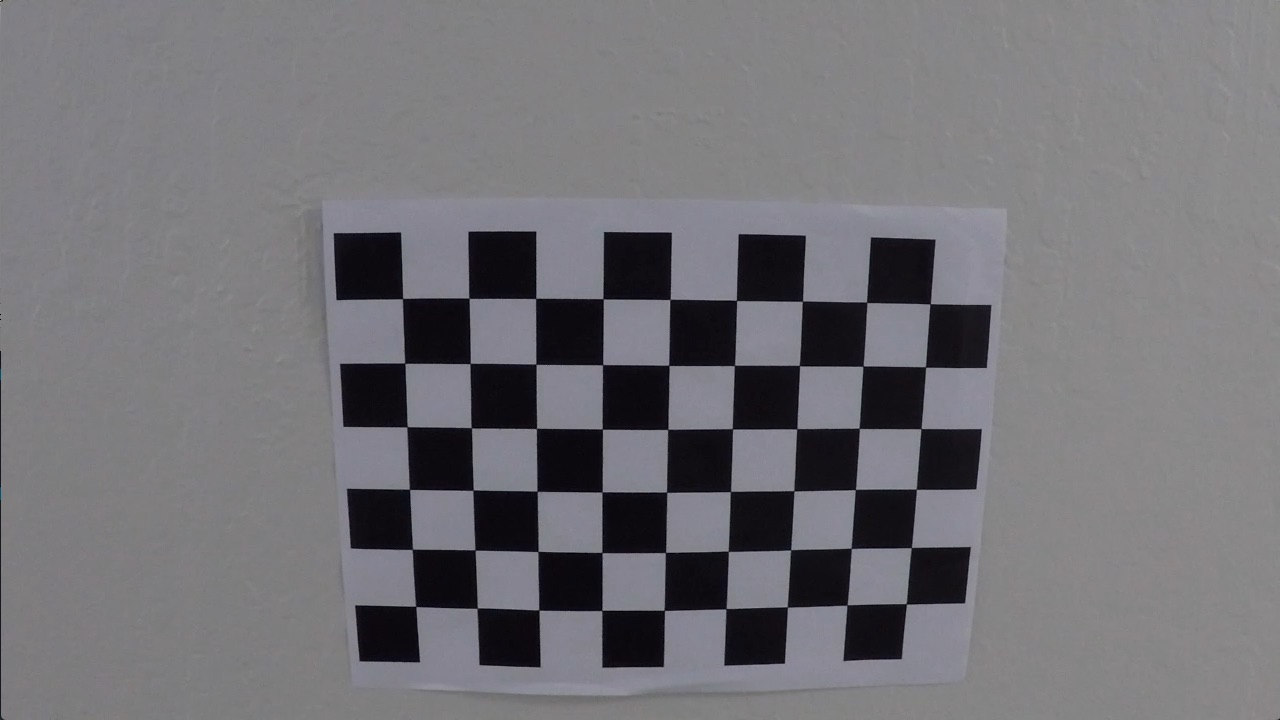
#> input picture test_images/camera_cal/calibration17.jpg, 1280 x 720 px, found by its file name; its folder holds 5 pictures in this run
$ python camera_calibrator.py
#> lines starting #> are read from the running program, lines starting #| are printed output that depends on the picture
import numpy as np
import cv2
import glob
import os
import pickle


# Function that calibrate the camera using chessboard images
# [48 lines left out: function camera_calibrator, not called in this run]


# The calibration process only needs to be executed once
# Then we can serialize and store the camera calibration matrix and the distortion coefficients to a pickle file
# So that we can use them without executing calibration process each and every time
def load_pickle():
    if os.path.exists(r"algo2_dependencies\camera_calibration.p"):
        with open(r"algo2_dependencies\camera_calibration.p", "rb") as file:
#> (reads algo2_dependencies/camera_calibration.p from the repository)
            data = pickle.load(file)
            cam_mtx, dist_coeffs = data['cam_mtx'], data['dist_coeffs']
            print(
                "The saved camera calibration matrix and distortion coefficients are loaded.")
    else:
        cam_mtx, dist_coeffs = camera_calibrator()
        with open(r"algo2_dependencies\camera_calibration.p", "wb") as file:
            pickle.dump({'cam_mtx': cam_mtx, 'dist_coeffs': dist_coeffs}, file)

    return cam_mtx, dist_coeffs


cam_mtx, dist_coeffs = load_pickle()


# Function to undistort the image
def undistort_image(img):
    img_gray = cv2.cvtColor(img, cv2.COLOR_BGR2GRAY)
    undist_img = cv2.undistort(img_gray, cam_mtx, dist_coeffs, None, cam_mtx)
    return undist_img


# Test code
img = cv2.imread(r"test_images\camera_cal\calibration17.jpg")
#> img is the input picture: shape (720, 1280, 3); mean B, G, R 118, 113.8, 114.9

out_img = undistort_image(img)
#> in undistort_image, `undist_img = cv2.undistort(img_gray, cam_mtx, dist_coeffs, None, cam_m..`:
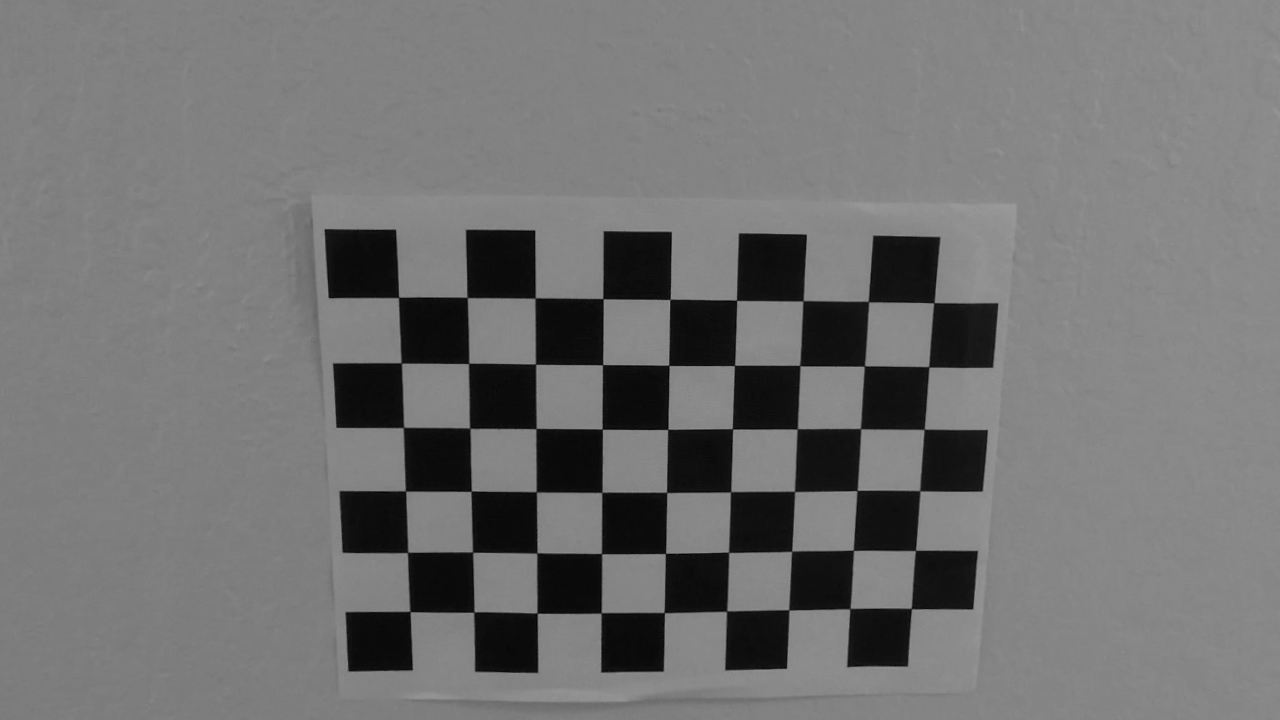
#> undist_img: shape (720, 1280); min 2, max 154, mean 113.9

cv2.imshow("Image", out_img)
cv2.waitKey(0)
